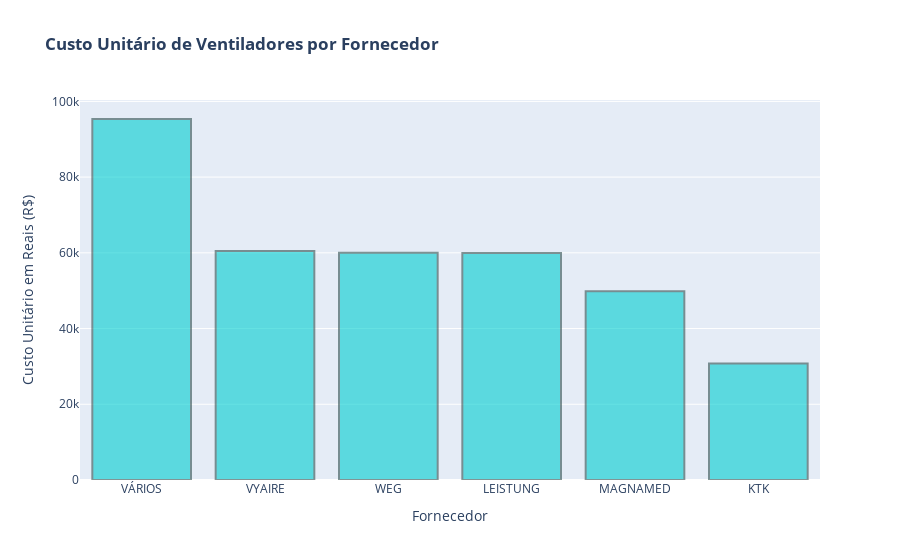

Notebook cell for this chart:
### Code cell
data = [go.Bar(x=dfgrouped_f2['FORNECEDOR'], y=dfgrouped_f2['CUSTO_UNIT'], marker = {'color': 'darkturquoise','line': {'color': 'darkslategrey','width': 2}}, opacity= 0.6)]

config_lay = go.Layout(title='<b>Custo Unitário de Ventiladores por Fornecedor</b>',yaxis={'title':'Custo Unitário em Reais (R$)'},
                                 xaxis={'title':'Fornecedor'})
fig8 = go.Figure(data=data, layout=config_lay)

py.iplot(fig8)

### Figure 1 — Plotly figure (JSON) as saved in the notebook; plotly's stock layout.template omitted (floating-point values rounded to 4 significant figures)
{"data": [{"marker": {"color": "darkturquoise", "line": {"color": "darkslategrey", "width": 2}}, "opacity": 0.6, "type": "bar", "x": ["VÁRIOS", "VYAIRE", "WEG", "LEISTUNG", "MAGNAMED", "KTK"], "y": [95350.0, 60500.0, 60000, 59930.0, 49840.0, 30750.0]}], "layout": {"title": {"text": "<b>Custo Unitário de Ventiladores por Fornecedor</b>"}, "xaxis": {"title": {"text": "Fornecedor"}}, "yaxis": {"title": {"text": "Custo Unitário em Reais (R$)"}}}}
